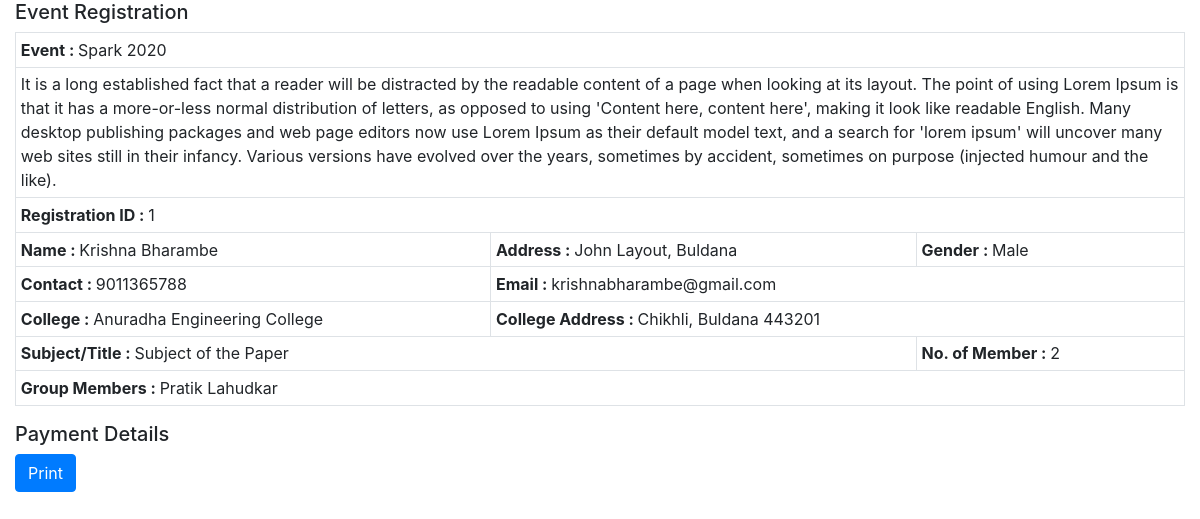
Page /dashboard/client/printpage/1/1/ on the committed database.
### dashboard/models.py (models this page shows)
class QREvent(models.Model):
    title = models.CharField(max_length=10801)
    description = models.TextField()
    status = models.CharField(max_length=256)
    disabledesc = models.CharField(max_length=256)
    feeamount = models.CharField(max_length=50)
    enablepayment = models.CharField(max_length=50)

class QRForm(models.Model):
    eventid = models.CharField(max_length=64)
    fullname = models.CharField(max_length=512)
    noofmembers = models.CharField(max_length=64)
    gender = models.CharField(max_length=512)
    college = models.CharField(max_length=512)
    collegeaddress = models.CharField(max_length=512)
    address = models.CharField(max_length=512)
    contact = models.CharField(max_length=512)
    email = models.EmailField(max_length=254)
    subject = models.CharField(max_length=512)
    groupmembers= models.CharField(max_length=4000)
    mailsent= models.CharField(max_length=15)

### dashboard/views.py (the view)
# urls.py: path('client/printpage/<int:eid>/<int:cid>/',views.printpage,name="printpage"),
def printpage(request,eid,cid):
    QRF = QRForm.objects.get(pk=cid)
    QRE = QRevent.objects.get(pk=eid)
    if QRE.enablepayment == '1':
        EPS = Eventpay.objects.filter(clientid=cid)
        return render(request,'dashboard/printpage.html',{'QRE':QRE,'QRF':QRF,'EPS':EPS})
    else:
        return render(request,'dashboard/printpage.html',{'QRE':QRE,'QRF':QRF})

### dashboard/templates/dashboard/printpage.html (shortened to what this page needs)
<!DOCTYPE html>
<html lang="en">
<head>
    <link rel="stylesheet" href="https://maxcdn.bootstrapcdn.com/bootstrap/4.4.1/css/bootstrap.min.css">
</head>
<body>
    <div class="container-fluid">
        <h5>Event Registration</h5>
        <table class="table table-bordered table-sm">
            <tbody>
                <tr>
                    <td colspan="3"><b>Event : </b> {{QRE.title}}</td>
                </tr>
                <tr>
                    <td colspan="3"> {{QRE.description}}</td>
                </tr>
                <tr>
                    <td colspan="3"> <b>Registration ID : </b>{{QRF.id}}</td>
                </tr>
                <tr>
                    <td> <b>Name : </b>{{QRF.fullname}}</td>
                    <td> <b>Address : </b>{{QRF.address}}</td>
                    <td> <b>Gender : </b>{{QRF.gender}}</td>
                </tr>
                <tr>
                    <td> <b>Contact : </b>{{QRF.contact}}</td>
                    <td colspan="2"> <b>Email : </b>{{QRF.email}}</td>
                </tr>
                <tr>
                    <td> <b>College : </b>{{QRF.college}}</td>
                    <td colspan="2"> <b>College Address : </b>{{QRF.collegeaddress}}</td>
                </tr>
                <tr>
                    <td colspan="2"><b>Subject/Title : </b>{{QRF.subject}}</td>
                    <td><b>No. of Member : </b>{{QRF.noofmembers}}</td>
                </tr>
                <tr>
                    <td colspan="3"><b>Group Members : </b>{{QRF.groupmembers}}</td>
                </tr>
            </tbody>
        </table>
        <h5>Payment Details</h5>
        <a class="btn btn-primary" href="{% url 'finalprint' eid=QRE.id cid=QRF.id %}">Print</a>
    </div>
</body>
</html>

### rows in the picture
QREvent: title "Spark 2020", description "It is a long established fact that a reader will be distracted by the readable content of a page when looking at its layout. The point of using Lorem Ipsum is that it has a more-or-less normal distribution of letters, as opposed to using 'Content here, content here', making it look like readable English. Many desktop publishing packages and web page editors now use Lorem Ipsum as their default model text, and a search for 'lorem ipsum' will uncover many web sites still in their infancy. Various versions have evolved over the years, sometimes by accident, sometimes on purpose (injected humour and the like)."
QRForm: id "1", fullname "Krishna Bharambe", address "John Layout, Buldana", gender "Male", contact "9011365788", email "krishnabharambe@gmail.com", college "Anuradha Engineering College", collegeaddress "Chikhli, Buldana 443201", subject "Subject of the Paper", noofmembers "2", groupmembers "Pratik Lahudkar"
